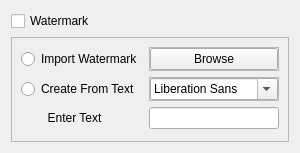
<?xml version="1.0" encoding="UTF-8"?>
<ui version="4.0">
 <class>wg_watermark</class>
 <widget class="QWidget" name="wg_watermark">
  <property name="geometry">
   <rect>
    <x>0</x>
    <y>0</y>
    <width>300</width>
    <height>153</height>
   </rect>
  </property>
  <property name="minimumSize">
   <size>
    <width>300</width>
    <height>0</height>
   </size>
  </property>
  <property name="windowTitle">
   <string>WatermarkWidget</string>
  </property>
  <layout class="QGridLayout" name="gridLayout_2">
   <item row="0" column="0">
    <widget class="QCheckBox" name="chb_watermark">
     <property name="text">
      <string>Watermark</string>
     </property>
    </widget>
   </item>
   <item row="0" column="1">
    <spacer name="horizontalSpacer">
     <property name="orientation">
      <enum>Qt::Orientation::Horizontal</enum>
     </property>
     <property name="sizeHint" stdset="0">
      <size>
       <width>189</width>
       <height>20</height>
      </size>
     </property>
    </spacer>
   </item>
   <item row="1" column="0" colspan="2">
    <widget class="QFrame" name="fr_container">
     <property name="frameShape">
      <enum>QFrame::Shape::StyledPanel</enum>
     </property>
     <property name="frameShadow">
      <enum>QFrame::Shadow::Raised</enum>
     </property>
     <layout class="QGridLayout" name="gridLayout">
      <item row="0" column="2">
       <widget class="QFrame" name="fr_browse">
        <property name="frameShape">
         <enum>QFrame::Shape::StyledPanel</enum>
        </property>
        <property name="frameShadow">
         <enum>QFrame::Shadow::Raised</enum>
        </property>
        <layout class="QHBoxLayout" name="horizontalLayout_2">
         <property name="leftMargin">
          <number>0</number>
         </property>
         <property name="topMargin">
          <number>0</number>
         </property>
         <property name="rightMargin">
          <number>0</number>
         </property>
         <property name="bottomMargin">
          <number>0</number>
         </property>
         <item>
          <widget class="QPushButton" name="bt_browse">
           <property name="text">
            <string>Browse</string>
           </property>
          </widget>
         </item>
        </layout>
       </widget>
      </item>
      <item row="1" column="0">
       <widget class="QRadioButton" name="rb_text">
        <property name="text">
         <string>Create From Text</string>
        </property>
       </widget>
      </item>
      <item row="1" column="2">
       <widget class="QFrame" name="fr_combo">
        <property name="frameShape">
         <enum>QFrame::Shape::StyledPanel</enum>
        </property>
        <property name="frameShadow">
         <enum>QFrame::Shadow::Raised</enum>
        </property>
        <layout class="QHBoxLayout" name="horizontalLayout">
         <property name="leftMargin">
          <number>0</number>
         </property>
         <property name="topMargin">
          <number>0</number>
         </property>
         <property name="rightMargin">
          <number>0</number>
         </property>
         <property name="bottomMargin">
          <number>0</number>
         </property>
         <item>
          <widget class="QFontComboBox" name="comb_text"/>
         </item>
        </layout>
       </widget>
      </item>
      <item row="0" column="0">
       <widget class="QRadioButton" name="rb_import">
        <property name="text">
         <string>Import Watermark</string>
        </property>
       </widget>
      </item>
      <item row="2" column="0">
       <widget class="QLabel" name="lb_enter_text">
        <property name="text">
         <string>        Enter Text</string>
        </property>
       </widget>
      </item>
      <item row="2" column="2">
       <widget class="QLineEdit" name="le_text"/>
      </item>
     </layout>
    </widget>
   </item>
  </layout>
 </widget>
 <resources/>
 <connections>
  <connection>
   <sender>chb_watermark</sender>
   <signal>clicked(bool)</signal>
   <receiver>fr_container</receiver>
   <slot>setEnabled(bool)</slot>
   <hints>
    <hint type="sourcelabel">
     <x>100</x>
     <y>369</y>
    </hint>
    <hint type="destinationlabel">
     <x>225</x>
     <y>433</y>
    </hint>
   </hints>
  </connection>
  <connection>
   <sender>rb_import</sender>
   <signal>toggled(bool)</signal>
   <receiver>fr_browse</receiver>
   <slot>setEnabled(bool)</slot>
   <hints>
    <hint type="sourcelabel">
     <x>80</x>
     <y>86</y>
    </hint>
    <hint type="destinationlabel">
     <x>214</x>
     <y>86</y>
    </hint>
   </hints>
  </connection>
  <connection>
   <sender>rb_text</sender>
   <signal>toggled(bool)</signal>
   <receiver>fr_combo</receiver>
   <slot>setEnabled(bool)</slot>
   <hints>
    <hint type="sourcelabel">
     <x>80</x>
     <y>118</y>
    </hint>
    <hint type="destinationlabel">
     <x>214</x>
     <y>118</y>
    </hint>
   </hints>
  </connection>
  <connection>
   <sender>rb_text</sender>
   <signal>toggled(bool)</signal>
   <receiver>lb_enter_text</receiver>
   <slot>setEnabled(bool)</slot>
   <hints>
    <hint type="sourcelabel">
     <x>80</x>
     <y>92</y>
    </hint>
    <hint type="destinationlabel">
     <x>80</x>
     <y>122</y>
    </hint>
   </hints>
  </connection>
  <connection>
   <sender>rb_text</sender>
   <signal>toggled(bool)</signal>
   <receiver>le_text</receiver>
   <slot>setEnabled(bool)</slot>
   <hints>
    <hint type="sourcelabel">
     <x>80</x>
     <y>92</y>
    </hint>
    <hint type="destinationlabel">
     <x>229</x>
     <y>122</y>
    </hint>
   </hints>
  </connection>
 </connections>
</ui>
